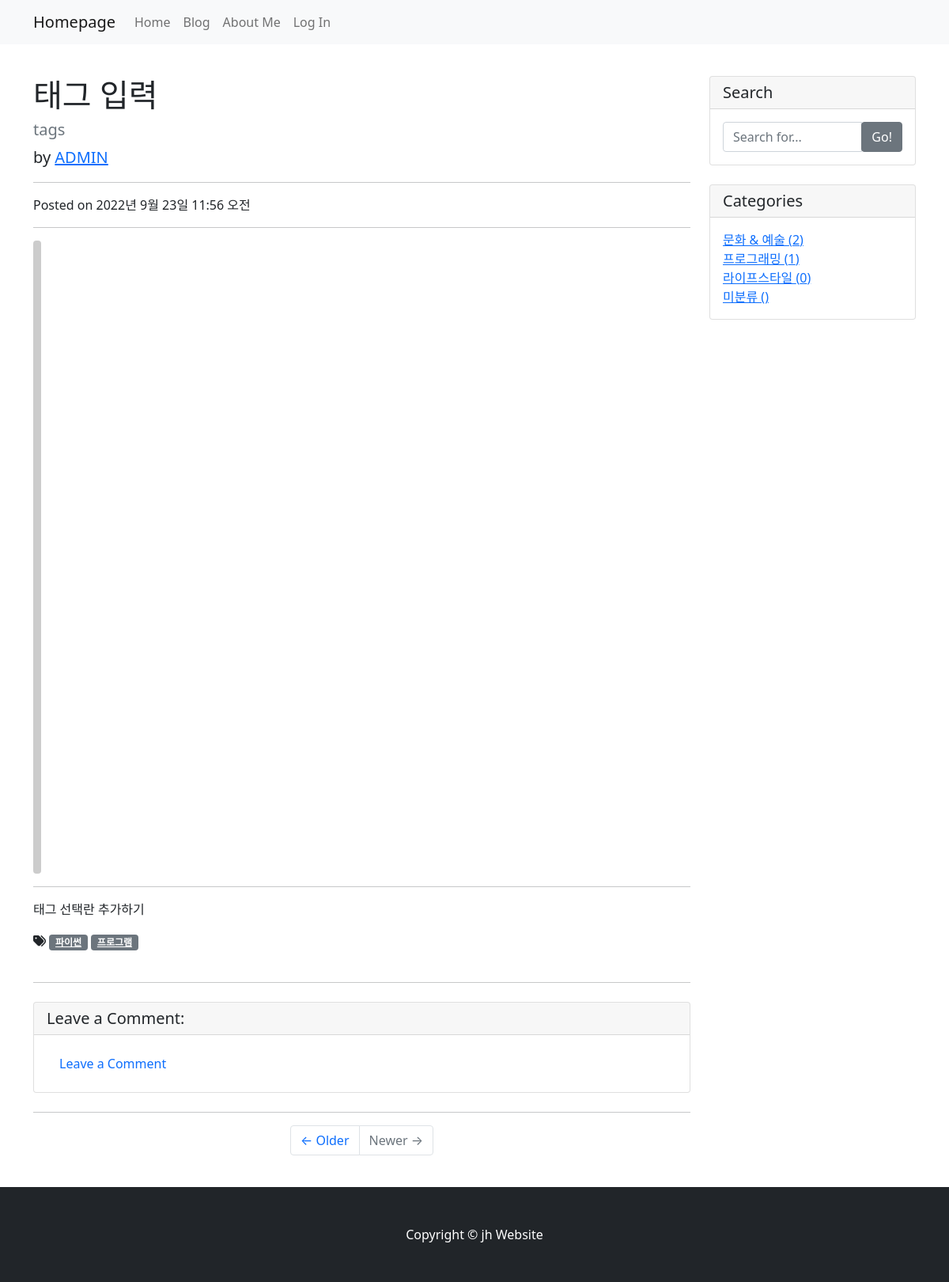
The page /blog/10/ on the database its author committed.
### blog/models.py (models this page shows, shortened)
class Post(models.Model):
    title = models.CharField(max_length=30) # 최대길이
    hook_text = models.CharField(max_length=100, blank=True)
    content = models.TextField() # 문자열 길이 제한 없다
    head_image = models.ImageField(upload_to='blog/images/%Y/%m/%d/',blank=True)
    file_upload = models.FileField(upload_to='blog/files/%Y/%m/%d/',blank=True)
    created_at = models.DateTimeField(auto_now_add=True) # 현재시간으로 자동저장
    updated_at = models.DateTimeField(auto_now=True) # 다시 저장한 현재시간으로 자동저장
    author = models.ForeignKey(User,null=True, on_delete=models.SET_NULL)
    category = models.ForeignKey(Category, null = True, blank= True, on_delete=models.SET_NULL)
    tags = models.ManyToManyField(Tag, blank=True)

class Tag(models.Model):
    name = models.CharField(max_length=50,unique=True)
    slug = models.SlugField(max_length=200,unique=True,allow_unicode=True)
    def __str__(self):
        return self.name
    def get_absolute_url(self):
        return f'/blog/tag/{self.slug}/'

class Category(models.Model):
    name = models.CharField(max_length=50,unique=True)
    slug = models.SlugField(max_length=200,unique=True,allow_unicode=True)
    def __str__(self):
        return self.name
    def get_absolute_url(self):
        return f'/blog/category/{self.slug}/'
    class Meta:
        verbose_name_plural = "categories"

### blog/views.py (the view)
# urls.py: path('<int:pk>/',views.PostDetail.as_view()),
class PostDetail(DetailView):
    model = Post
    def get_context_data(self, **kwargs):
        context = super(PostDetail, self).get_context_data()
        context['categories'] = Category.objects.all()
        context['no_category_post_count']=Post.objects.filter(category=None).count()
        context['comment_form']=CommentForm
        return context

### blog/templates/blog/post_detail.html (shortened to what this page needs)
{% extends 'blog/base.html' %}
{% load crispy_forms_tags %}
{% block main_area %}
    <div id="post-area">
        <h1 class="mt-4">{{ post.title }}</h1>
        <h5 class="text-muted">{{ post.hook_text }}</h5>
        <p class="lead">
            by
            <a href="#">{{ post.author | upper }}</a>
        </p>
        <hr>
        <p>Posted on {{ post.created_at }}</p>
        <hr>
        {% if post.head_image %}
            <img class="img-fluid rounded" src="{{ post.head_image.url }}" alt="{{ post.title }} head_image">
        {% else %}
            <img class="img-fluid rounded" src="https://picsum.photos/seed/{{ post.id }}/800/200" alt="random_image">
        {% endif %}
        <hr>
        <p>{{ post.content }}</p>
        {% if post.tags.exists %}
        <i class="fas fa-tags"></i>
            {% for tag in post.tags.all %}
        <a href="{{tag.get_absolute_url }}" class="badge bg-secondary">{{ tag }}</a>
            {% endfor %}
        <br/>
        <br/>
        {% endif %}
        <hr>
    </div>
    <div id="comment-area">
        <div class="card my-4">
            <h5 class="card-header">Leave a Comment:</h5>
            <div class="card-body">
                {% if user.is_authenticated %}
                <form id="comment-form" method="POST" action="{{ post.get_absolute_url }}new_comment/">
                    {% csrf_token %}
                    <div class="form-group">
                        {{ comment_form | crispy }}
                    </div>
                    <p></p>
                    <button type="submit" class="btn btn-primary" >Submit</button>
                </form>
                {% else %}
                    <a class="nav-link" href="#" data-toggle="modal" data-target="#loginModal">Leave a Comment</a>
                {% endif %}
            </div>
        </div>
        <hr/>
    </div>
{% endblock %}

### blog/templates/blog/base.html (shortened to what this page needs)
<!DOCTYPE html>
<html>
{% load static %}
<head>
    <link rel="stylesheet" href="{% static 'blog/bootstrap/bootstrap.min.css' %}" media="screen">
</head>
<body>
    {% include 'blog/navbar.html' %}
    <div class="container my-3">
        <div class="row">
            <div class="col-md-8 col-lg-9" id="main-area">
                {% block main_area %}
                {% endblock %}
                <ul class="pagination justify-content-center mb-4">
                    <li class="page-item">
                        <a class="page-link" href="#">&larr; Older</a>
                    </li>
                    <li class="page-item disabled">
                        <a class="page-link" href="#">Newer &rarr;</a>
                    </li>
                </ul>
            </div>
            <div class="col-md-4 col-lg-3">
                <div class="card my-4">
                    <h5 class="card-header">Search</h5>
                    <div class="card-body">
                        <div class="input-group">
                            <input type="text" class="form-control" placeholder="Search for..." id="search-input">
                            <span class="input-group-btn">
                                    <button class="btn btn-secondary" type="button" onclick="searchPost()">Go!</button>
                                </span>
                        </div>
                    </div>
                </div>
                <div class="card my-4">
                    <h5 class="card-header">Categories</h5>
                    <div class="card-body">
                        <div class="row">
                                <ul class="list-unstyled mb-0">
                                    {% for category in categories %}
                                    <li>
                                        <a href="{{ category.get_absolute_url }}">{{ category }} ({{category.post_set.count }})</a>
                                    </li>
                                    {% endfor %}
                                    <li>
                                        <a href="/blog/category/no_category/">미분류 ({{category.post_set.count }})</a>
                                    </li>
                                </ul>
                        </div>
                    </div>
                </div>
            </div>
        </div>
    </div>
  {% include 'blog/footer.html' %}

### blog/templates/blog/navbar.html (shortened to what this page needs)
    {% load socialaccount %}
    <nav class="navbar navbar-expand-lg navbar-light bg-light">
        <div class="container">
            <a class="navbar-brand" href="/">Homepage</a>
            <div class="collapse navbar-collapse" id="navbarNavDropdown">
                <ul class="navbar-nav">
                    <li class="nav-item active">
                        <a class="nav-link" href="/">Home</a>
                    </li>
                    <li class="nav-item">
                        <a class="nav-link" href="/blog/">Blog</a>
                    </li>
                    <li class="nav-item">
                        <a class="nav-link" href="/about_me/">About Me</a>
                    </li>
                </ul>
                <ul class="navbar-nav ml-auto">
                    {% if user.is_authenticated %}
                    <li class="nav-item dropdown">
                        <a class="nav-link" dropdown-toggle" href="#" id="navbarNavDropdownMenyLink" role="button"
                        data-toggle="dropdown" aria-haspopup="true" aria-expanded="false">{{ user.username }}</a>
                        <div class="dropdown-menu" aria-labelledby="navbarDropdownMenuLink">
                            <a class="dropdown-item" href="/accounts/logout/">LogOut</a>
                        </div>
                    </li>
                    {% else %}
                    <li class="nav-item">
                        <a class="nav-link" href="#" data-toggle="modal" data-target="#loginModal">Log In</a>
                    </li>
                    {% endif %}
                </ul>
            </div>
        </div>
    </nav>

### blog/templates/blog/footer.html
  <footer class="py-5 bg-dark">
    <div class="container">
        <p class="m-0 text-center text-white">
            Copyright &copy; jh Website
        </p>
    </div>
</footer>

### rows shown on the page
Post: title "태그 입력", hook_text "tags", author "ADMIN", created_at "2022년 9월 23일 11:56 오전", content "태그 선택란 추가하기"
Tag: name "파이썬"
Tag: name "프로그램"
Category: name "문화 & 예술", post_set.count "2"
Category: name "프로그래밍", post_set.count "1"
Category: name "라이프스타일", post_set.count "0"
